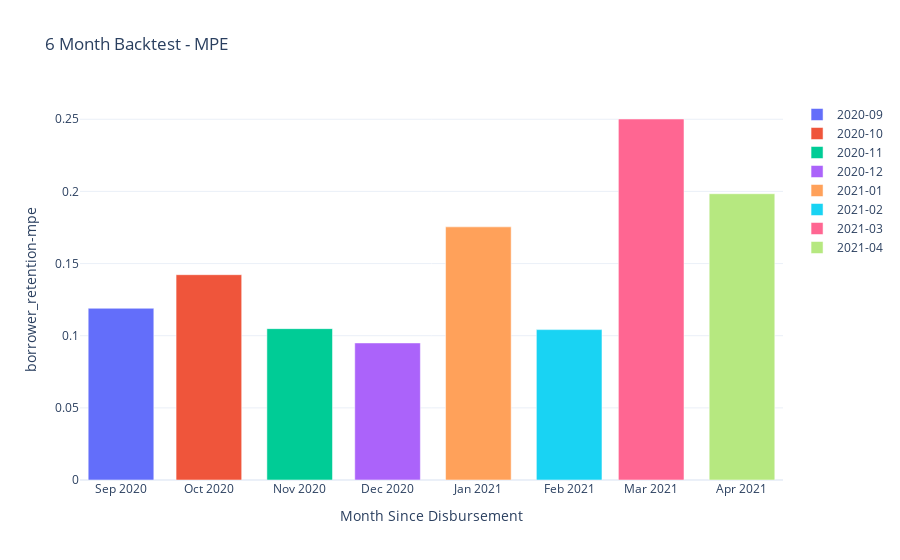

Here is the notebook cell this chart was saved with:
### Code cell
# visualize cohorts for a given feature
m.plot_cohorts('borrower_retention-mpe', data='backtest_report')

### Figure 1 — Plotly figure (JSON) as saved in the notebook; plotly's stock layout.template omitted (floating-point values rounded to 4 significant figures)
{"data": [{"name": "2020-09", "type": "bar", "x": ["2020-09"], "y": [0.119]}, {"name": "2020-10", "type": "bar", "x": ["2020-10"], "y": [0.1423]}, {"name": "2020-11", "type": "bar", "x": ["2020-11"], "y": [0.1049]}, {"name": "2020-12", "type": "bar", "x": ["2020-12"], "y": [0.09499]}, {"name": "2021-01", "type": "bar", "x": ["2021-01"], "y": [0.1754]}, {"name": "2021-02", "type": "bar", "x": ["2021-02"], "y": [0.1042]}, {"name": "2021-03", "type": "bar", "x": ["2021-03"], "y": [0.2502]}, {"name": "2021-04", "type": "bar", "x": ["2021-04"], "y": [0.1984]}], "layout": {"title": {"text": "6 Month Backtest - MPE"}, "xaxis": {"title": {"text": "Month Since Disbursement"}}, "yaxis": {"title": {"text": "borrower_retention-mpe"}}}}
